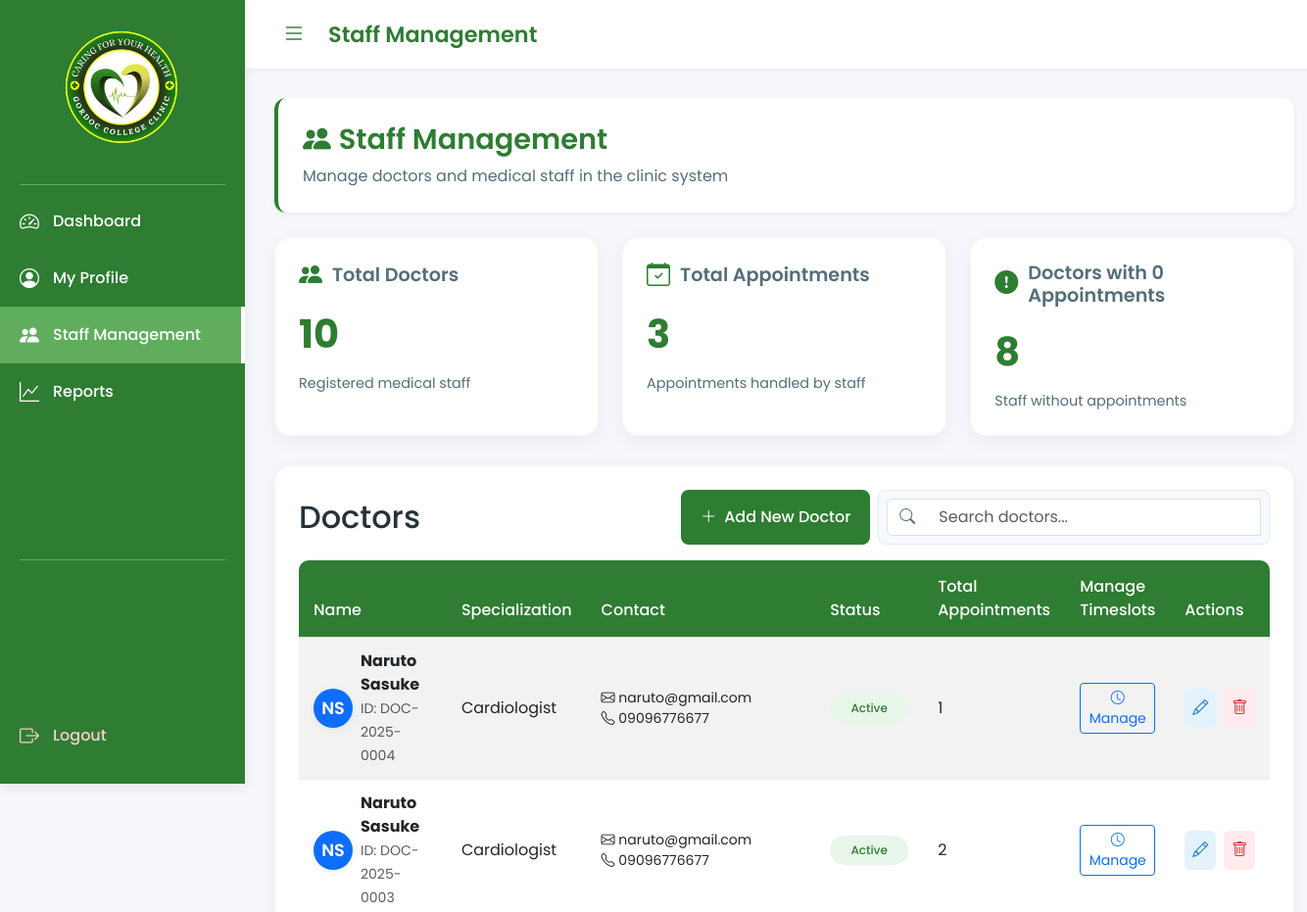
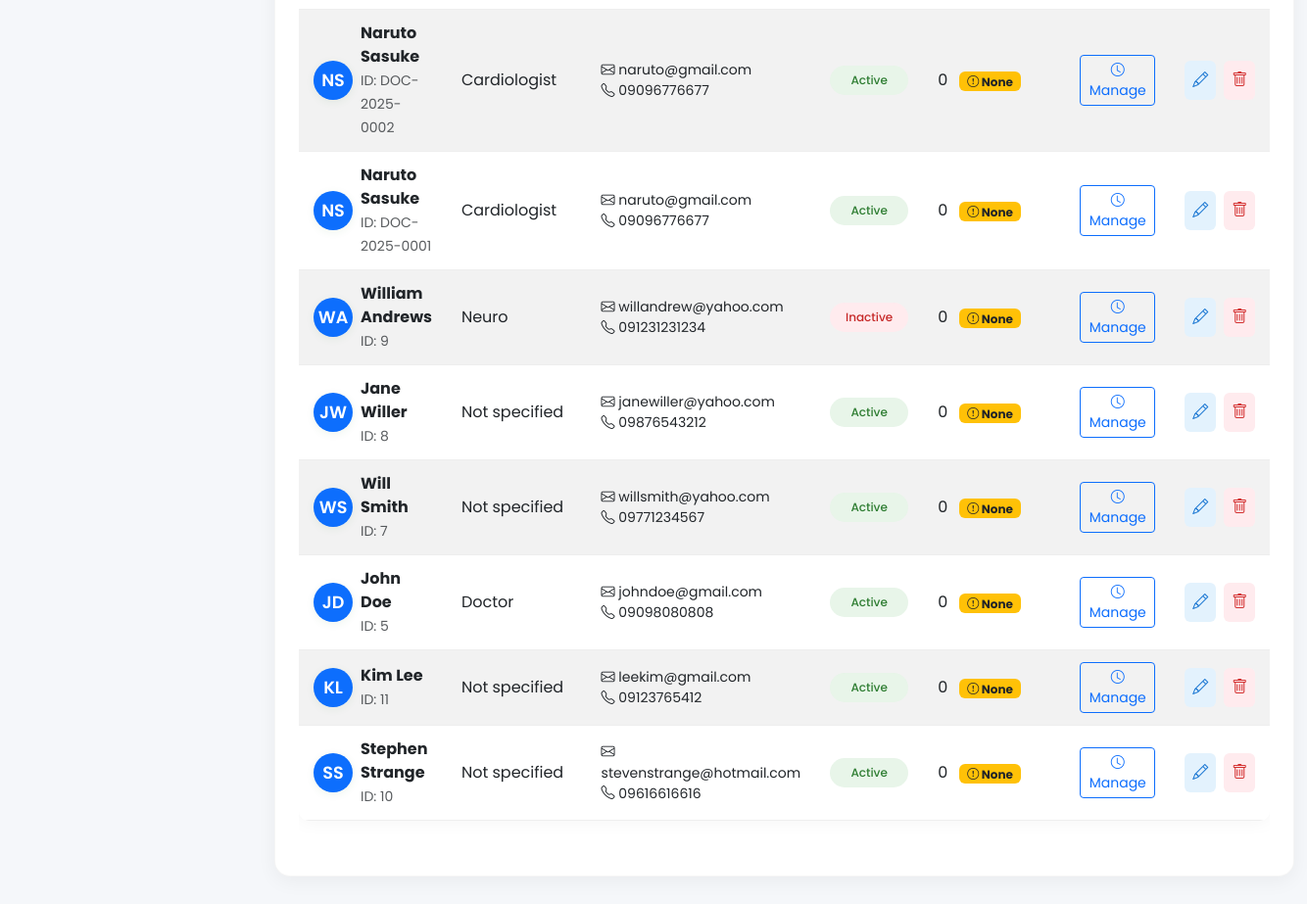
Before: /staff_management.php with the older database file (2 pictures, top to bottom).
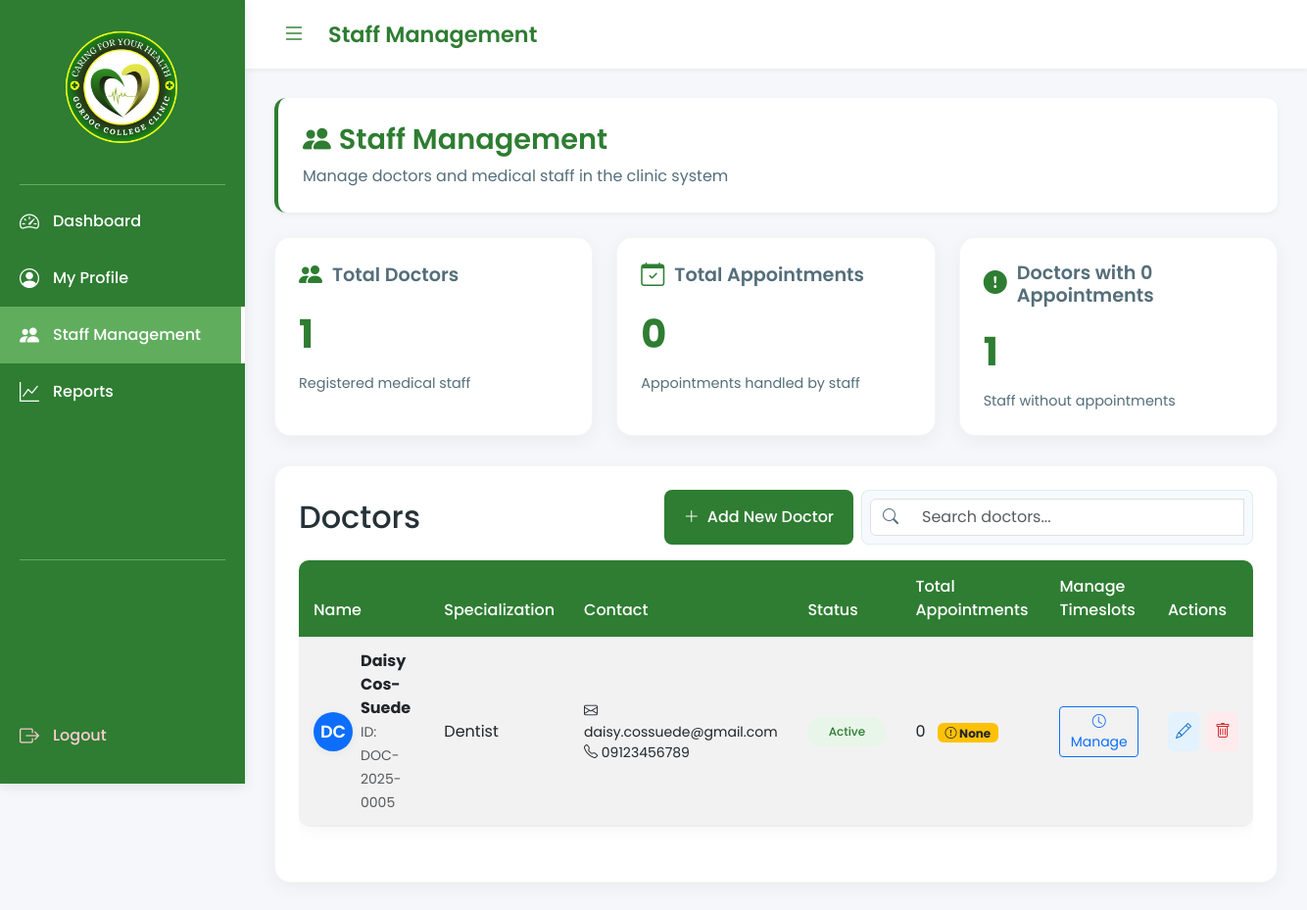
After: the same page with the newer database file.
### tables this page shows
CREATE TABLE `appointments` (
  `AppointmentID` int(11) NOT NULL,
  `StudentID` int(11) DEFAULT NULL,
  `DoctorID` varchar(15) DEFAULT NULL,
  `SlotID` int(11) DEFAULT NULL,
  `AppointmentDate` date DEFAULT NULL,
  `Reason` varchar(50) DEFAULT NULL,
  `statusID` int(11) DEFAULT NULL,
  `TestResultFile` varchar(255) DEFAULT NULL,
  `notes` text DEFAULT NULL
);

CREATE TABLE `doctors` (
  `DoctorID` varchar(15) NOT NULL,
  `FirstName` varchar(100) DEFAULT NULL,
  `LastName` varchar(100) DEFAULT NULL,
  `ContactNumber` varchar(15) DEFAULT NULL,
  `Email` varchar(255) DEFAULT NULL,
  `ImageFile` varchar(255) DEFAULT NULL,
  `Specialization` varchar(100) DEFAULT NULL,
  `Phone` varchar(20) DEFAULT NULL,
  `Status` varchar(20) DEFAULT 'Active',
  `ProfilePhoto` varchar(255) DEFAULT NULL,
  `Password` varchar(255) NOT NULL,
  `reset_token` varchar(64) DEFAULT NULL,
  `reset_expires` datetime DEFAULT NULL
);

### staff_management.php (the view, shortened to what this page needs)
<?php
include('config.php');
$staffQuery = "SELECT d.DoctorID, d.FirstName, d.LastName, d.Specialization, d.Email, d.ContactNumber as Phone, d.Status, d.ImageFile,
               a.AppointmentID, a.AppointmentDate, a.Reason, a.statusID, a.TestResultFile, s.StudentID, s.FirstName AS StudentFirstName, s.LastName AS StudentLastName
               FROM doctors d
               LEFT JOIN appointments a ON d.DoctorID = a.DoctorID
               LEFT JOIN students s ON a.StudentID = s.StudentID
               GROUP BY d.DoctorID
               ORDER BY d.DoctorID DESC";
$staffResult = $conn->query($staffQuery);
$appointmentQuery = "SELECT DoctorID, COUNT(*) as TotalAppointments FROM appointments GROUP BY DoctorID";
$appointmentResult = $conn->query($appointmentQuery);
$appointmentsByDoctor = [];
while ($appointment = $appointmentResult->fetch_assoc()) {
    $appointmentsByDoctor[$appointment['DoctorID']] = $appointment['TotalAppointments'];
}
?>
<!DOCTYPE html>
<html lang="en">
<head>
    <link href="https://cdn.jsdelivr.net/npm/bootstrap@5.3.0-alpha1/dist/css/bootstrap.min.css" rel="stylesheet">
    <link href="https://cdn.jsdelivr.net/npm/bootstrap-icons/font/bootstrap-icons.css" rel="stylesheet">
</head>
<body>
    <div class="app-container">
        <aside class="sidebar" id="sidebar">
            <div class="sidebar-header">
                <img src="img/GCLINIC.png" alt="Medical Clinic Logo" class="sidebar-logo">
            </div>
            <div class="sidebar-divider"></div>
            <ul class="sidebar-menu">
                <li><a href="admin_dashboard.php" class="<?= basename($_SERVER['PHP_SELF']) === 'admin_dashboard.php' ? 'active' : '' ?>">
                    <i class="bi bi-speedometer2"></i> <span>Dashboard</span>
                </a></li>
                <li><a href="admin_profile.php" class="<?= basename($_SERVER['PHP_SELF']) === 'admin_profile.php' ? 'active' : '' ?>">
                    <i class="bi bi-person-circle"></i> <span>My Profile</span>
                </a></li>
                <li><a href="staff_management.php" class="<?= basename($_SERVER['PHP_SELF']) === 'staff_management.php' ? 'active' : '' ?>">
                    <i class="bi bi-people-fill"></i> <span>Staff Management</span>
                </a></li>
                <li><a href="admin_report.php" class="<?= basename($_SERVER['PHP_SELF']) === 'admin_report.php' ? 'active' : '' ?>">
                    <i class="bi bi-graph-up"></i> <span>Reports</span>
                </a></li>
            </ul>
            <div class="sidebar-divider" style="margin-top: auto;"></div>
            <ul class="sidebar-menu">
                <li><a href="admin_login.php" class="logout-link" onclick="return confirmLogout()">
                    <i class="bi bi-box-arrow-right"></i> <span>Logout</span>
                </a></li>
            </ul>
        </aside>
        <header class="header header-expanded" id="header">
            <div class="d-flex align-items-center">
                <button class="toggle-sidebar" id="sidebarToggle">
                    <i class="bi bi-list"></i>
                </button>
                <h1 class="header-title">Staff Management</h1>
            </div>
        </header>
        <main class="main-content main-expanded" id="mainContent">
            <div class="page-header">
                <h1><i class="bi bi-people-fill me-2"></i>Staff Management</h1>
                <p>Manage doctors and medical staff in the clinic system</p>
            </div>
            <div class="stats-container">
                <div class="stat-card">
                    <h3><i class="bi bi-people-fill"></i> Total Doctors</h3>
                    <div class="number"><?php echo $staffResult->num_rows; ?></div>
                    <div class="description">Registered medical staff</div>
                </div>
                <div class="stat-card">
                    <h3><i class="bi bi-calendar-check"></i> Total Appointments</h3>
                    <div class="number"><?php echo array_sum($appointmentsByDoctor); ?></div>
                    <div class="description">Appointments handled by staff</div>
                </div>
                <div class="stat-card">
                    <h3><i class="bi bi-exclamation-circle-fill"></i> Doctors with 0 Appointments</h3>
                    <div class="number"><?php echo $staffResult->num_rows - count(array_filter($appointmentsByDoctor)); ?></div>
                    <div class="description">Staff without appointments</div>
                </div>
            </div>
            <div class="staff-management-card">
                <div class="d-flex flex-wrap align-items-center justify-content-between mb-3 gap-2">
                    <h2 class="mb-0">Doctors</h2>
                    <div class="d-flex gap-2">
                        <button type="button" class="add-doctor-btn" data-bs-toggle="modal" data-bs-target="#addDoctorModal">
                            <i class="bi bi-plus-lg"></i> Add New Doctor
                        </button>
                        <div class="search-container">
                            <div class="search-card">
                                <div class="input-group">
                                    <span class="input-group-text"><i class="bi bi-search"></i></span>
                                    <input type="text" id="doctorSearch" class="form-control border-start-0" placeholder="Search doctors...">
                                </div>
                            </div>
                        </div>
                    </div>
                </div>
                <?php if ($staffResult->num_rows > 0): ?>
                    <div class="table-responsive">
                        <table class="table table-striped align-middle" id="doctorsTable">
                            <thead class="sticky-top">
                                <tr>
                                    <th>Name</th>
                                    <th>Specialization</th>
                                    <th>Contact</th>
                                    <th>Status</th>
                                    <th>Total Appointments</th>
                                    <th>Manage Timeslots</th>
                                    <th>Actions</th>
                                </tr>
                            </thead>
                            <tbody>
                                <?php
                                $staffResult->data_seek(0);
                                while ($staff = $staffResult->fetch_assoc()):
                                    $doctorID = $staff['DoctorID'];
                                    $totalAppt = isset($appointmentsByDoctor[$doctorID]) ? $appointmentsByDoctor[$doctorID] : 0;
                                ?>
                                    <tr>
                                        <td>
                                            <div class="d-flex align-items-center gap-2">
                                                <div class="rounded-circle bg-primary text-white d-flex align-items-center justify-content-center doctor-avatar-initials">
                                                    <?php echo strtoupper(substr($staff['FirstName'], 0, 1) . substr($staff['LastName'], 0, 1)); ?>
                                                </div>
                                                <div>
                                                    <div class="fw-bold"><?php echo htmlspecialchars($staff['FirstName'] . ' ' . $staff['LastName']); ?></div>
                                                    <small class="text-muted">ID: <?php echo htmlspecialchars($doctorID); ?></small>
                                                </div>
                                            </div>
                                        </td>
                                        <td><?php echo htmlspecialchars($staff['Specialization'] ?? 'Not specified'); ?></td>
                                        <td>
                                            <div class="d-flex flex-column">
                                                <small><i class="bi bi-envelope"></i> <?php echo htmlspecialchars($staff['Email'] ?? 'N/A'); ?></small>
                                                <small><i class="bi bi-telephone"></i> <?php echo htmlspecialchars($staff['Phone'] ?? 'N/A'); ?></small>
                                            </div>
                                        </td>
                                        <td>
                                            <span class="status-badge <?php echo ($staff['Status'] ?? '') == 'Active' ? 'status-active' : 'status-inactive'; ?>">
                                                <?php echo $staff['Status'] ?? 'Inactive'; ?>
                                            </span>
                                        </td>
                                        <td>
                                            <?php echo $totalAppt; ?>
                                            <?php if ($totalAppt == 0): ?>
                                                <span class="badge bg-warning text-dark ms-2"><i class="bi bi-exclamation-circle"></i> None</span>
                                            <?php endif; ?>
                                        </td>
                                        <td>
                                            <button class="btn btn-outline-primary btn-sm manage-timeslot-btn"
                                                    data-doctor-id="<?php echo $doctorID; ?>"
                                                    data-doctor-name="<?php echo htmlspecialchars($staff['FirstName'] . ' ' . $staff['LastName']); ?>">
                                                <i class="bi bi-clock"></i> Manage
                                            </button>
                                        </td>
                                        <td>
                                            <div class="action-buttons">
                                                <button class="action-btn edit-btn" title="Edit" data-doctor="<?php echo htmlspecialchars(json_encode($staff)); ?>">
                                                    <i class="bi bi-pencil"></i>
                                                </button>
                                                <button class="action-btn delete-btn" title="Delete" data-doctor-id="<?php echo $doctorID; ?>" data-doctor-name="<?php echo htmlspecialchars($staff['FirstName'] . ' ' . $staff['LastName']); ?>">
                                                    <i class="bi bi-trash"></i>
                                                </button>
                                            </div>
                                        </td>
                                    </tr>
                                <?php endwhile; ?>
                            </tbody>
                        </table>
                    </div>
                <?php endif; ?>
            </div>
        </main>
    </div>
</body>
</html>

Changed rows visible on the page:
removed appointments: DoctorID.LastName "NS", DoctorID.LastName "Naruto Sasuke", DoctorID.DoctorID "DOC-2025-0004", DoctorID.Specialization "Cardiologist", DoctorID.Email "naruto@gmail.com", DoctorID.ContactNumber "09096776677", DoctorID.Status "Active", DoctorID.DoctorID "1"
removed appointments: DoctorID.LastName "NS", DoctorID.LastName "Naruto Sasuke", DoctorID.DoctorID "DOC-2025-0003", DoctorID.Specialization "Cardiologist", DoctorID.Email "naruto@gmail.com", DoctorID.ContactNumber "09096776677", DoctorID.Status "Active", DoctorID.DoctorID "2"
removed doctors: FirstName+LastName "NS", FirstName+LastName "Naruto Sasuke", DoctorID "DOC-2025-0002", Specialization "Cardiologist", Email "naruto@gmail.com", ContactNumber "09096776677", Status "Active", DoctorID "0", shows "None"
removed doctors: FirstName+LastName "NS", FirstName+LastName "Naruto Sasuke", DoctorID "DOC-2025-0001", Specialization "Cardiologist", Email "naruto@gmail.com", ContactNumber "09096776677", Status "Active", DoctorID "0", shows "None"
removed doctors: FirstName+LastName "WA", FirstName+LastName "William Andrews", DoctorID "9", Specialization "Neuro", Email "willandrew@yahoo.com", ContactNumber "091231231234", Status "Inactive", DoctorID "0", shows "None"
removed doctors: FirstName+LastName "JW", FirstName+LastName "Jane Willer", DoctorID "8", Specialization "Not specified", Email "janewiller@yahoo.com", ContactNumber "09876543212", Status "Active", DoctorID "0", shows "None"
removed doctors: FirstName+LastName "WS", FirstName+LastName "Will Smith", DoctorID "7", Specialization "Not specified", Email "willsmith@yahoo.com", ContactNumber "09771234567", Status "Active", DoctorID "0", shows "None"
removed doctors: FirstName+LastName "JD", FirstName+LastName "John Doe", DoctorID "5", Specialization "Doctor", Email "johndoe@gmail.com", ContactNumber "09098080808", Status "Active", DoctorID "0", shows "None"
removed doctors: FirstName+LastName "KL", FirstName+LastName "Kim Lee", DoctorID "11", Specialization "Not specified", Email "leekim@gmail.com", ContactNumber "09123765412", Status "Active", DoctorID "0", shows "None"
removed doctors: FirstName+LastName "SS", FirstName+LastName "Stephen Strange", DoctorID "10", Specialization "Not specified", Email "stevenstrange@hotmail.com", ContactNumber "09616616616", Status "Active", DoctorID "0", shows "None"
added doctors: FirstName+LastName "DC", FirstName+LastName "Daisy Cos-Suede", DoctorID "DOC-2025-0005", Specialization "Dentist", Email "daisy.cossuede@gmail.com", ContactNumber "09123456789", Status "Active", DoctorID "0", shows "None"
Other visible differences:
$staffResult->num_rows: "10" → "1"
array_sum($appointmentsByDoctor): "3" → "0"
$staffResult->num_rows - count(array_filter($appointmentsByDoctor)): "8" → "1"
